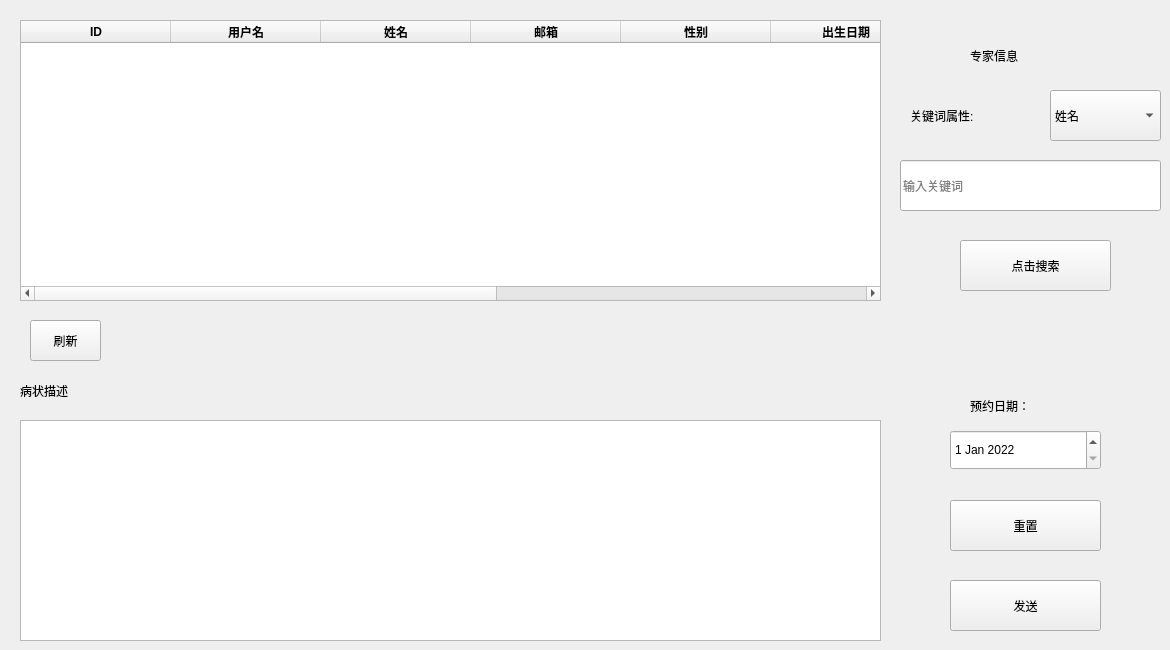
     <widget class="QWidget" name="tab_10">
      <attribute name="title">
       <string>问诊预约</string>
      </attribute>
      <widget class="QPushButton" name="user_apreset">
       <property name="geometry">
        <rect>
         <x>950</x>
         <y>500</y>
         <width>151</width>
         <height>51</height>
        </rect>
       </property>
       <property name="styleSheet">
        <string notr="true">font: 12pt &quot;黑体&quot;;</string>
       </property>
       <property name="text">
        <string>重置</string>
       </property>
      </widget>
      <widget class="QTableWidget" name="user_expertap_table">
       <property name="geometry">
        <rect>
         <x>20</x>
         <y>20</y>
         <width>861</width>
         <height>281</height>
        </rect>
       </property>
       <property name="styleSheet">
        <string notr="true">font: 10pt &quot;微软雅黑&quot;;</string>
       </property>
       <attribute name="horizontalHeaderDefaultSectionSize">
        <number>150</number>
       </attribute>
       <column>
        <property name="text">
         <string>ID</string>
        </property>
        <property name="font">
         <font>
          <weight>75</weight>
          <bold>true</bold>
         </font>
        </property>
       </column>
       <column>
        <property name="text">
         <string>用户名</string>
        </property>
        <property name="font">
         <font>
          <weight>75</weight>
          <bold>true</bold>
         </font>
        </property>
       </column>
       <column>
        <property name="text">
         <string>姓名</string>
        </property>
        <property name="font">
         <font>
          <weight>75</weight>
          <bold>true</bold>
         </font>
        </property>
       </column>
       <column>
        <property name="text">
         <string>邮箱</string>
        </property>
        <property name="font">
         <font>
          <weight>75</weight>
          <bold>true</bold>
         </font>
        </property>
       </column>
       <column>
        <property name="text">
         <string>性别</string>
        </property>
        <property name="font">
         <font>
          <weight>75</weight>
          <bold>true</bold>
         </font>
        </property>
       </column>
       <column>
        <property name="text">
         <string>出生日期</string>
        </property>
        <property name="font">
         <font>
          <weight>75</weight>
          <bold>true</bold>
         </font>
        </property>
       </column>
       <column>
        <property name="text">
         <string>单位</string>
        </property>
        <property name="font">
         <font>
          <weight>75</weight>
          <bold>true</bold>
         </font>
        </property>
       </column>
       <column>
        <property name="text">
         <string>科室</string>
        </property>
        <property name="font">
         <font>
          <weight>75</weight>
          <bold>true</bold>
         </font>
        </property>
       </column>
       <column>
        <property name="text">
         <string>评分</string>
        </property>
        <property name="font">
         <font>
          <weight>75</weight>
          <bold>true</bold>
         </font>
        </property>
       </column>
      </widget>
      <widget class="QLabel" name="label_34">
       <property name="geometry">
        <rect>
         <x>910</x>
         <y>90</y>
         <width>131</width>
         <height>51</height>
        </rect>
       </property>
       <property name="styleSheet">
        <string notr="true">font: 13pt &quot;黑体&quot;;</string>
       </property>
       <property name="text">
        <string>关键词属性:</string>
       </property>
      </widget>
      <widget class="QPushButton" name="user_searchexpertap">
       <property name="geometry">
        <rect>
         <x>960</x>
         <y>240</y>
         <width>151</width>
         <height>51</height>
        </rect>
       </property>
       <property name="styleSheet">
        <string notr="true">font: 12pt &quot;黑体&quot;;</string>
       </property>
       <property name="text">
        <string>点击搜索</string>
       </property>
      </widget>
      <widget class="QPushButton" name="user_apsend">
       <property name="geometry">
        <rect>
         <x>950</x>
         <y>580</y>
         <width>151</width>
         <height>51</height>
        </rect>
       </property>
       <property name="styleSheet">
        <string notr="true">font: 12pt &quot;黑体&quot;;</string>
       </property>
       <property name="text">
        <string>发送</string>
       </property>
      </widget>
      <widget class="QTextEdit" name="user_ap">
       <property name="geometry">
        <rect>
         <x>20</x>
         <y>420</y>
         <width>861</width>
         <height>221</height>
        </rect>
       </property>
       <property name="styleSheet">
        <string notr="true">font: 12pt &quot;微软雅黑&quot;;</string>
       </property>
       <property name="html">
        <string>&lt;!DOCTYPE HTML PUBLIC &quot;-//W3C//DTD HTML 4.0//EN&quot; &quot;http://www.w3.org/TR/REC-html40/strict.dtd&quot;&gt;
&lt;html&gt;&lt;head&gt;&lt;meta name=&quot;qrichtext&quot; content=&quot;1&quot; /&gt;&lt;style type=&quot;text/css&quot;&gt;
p, li { white-space: pre-wrap; }
&lt;/style&gt;&lt;/head&gt;&lt;body style=&quot; font-family:'微软雅黑'; font-size:12pt; font-weight:400; font-style:normal;&quot;&gt;
&lt;p style=&quot;-qt-paragraph-type:empty; margin-top:0px; margin-bottom:0px; margin-left:0px; margin-right:0px; -qt-block-indent:0; text-indent:0px;&quot;&gt;&lt;br /&gt;&lt;/p&gt;&lt;/body&gt;&lt;/html&gt;</string>
       </property>
      </widget>
      <widget class="QLineEdit" name="user_keywordap">
       <property name="geometry">
        <rect>
         <x>900</x>
         <y>160</y>
         <width>261</width>
         <height>51</height>
        </rect>
       </property>
       <property name="styleSheet">
        <string notr="true">font: 11pt &quot;黑体&quot;;</string>
       </property>
       <property name="echoMode">
        <enum>QLineEdit::Normal</enum>
       </property>
       <property name="placeholderText">
        <string>输入关键词</string>
       </property>
      </widget>
      <widget class="QComboBox" name="user_choosekeywordap">
       <property name="geometry">
        <rect>
         <x>1050</x>
         <y>90</y>
         <width>111</width>
         <height>51</height>
        </rect>
       </property>
       <property name="styleSheet">
        <string notr="true">font: 11pt &quot;黑体&quot;;</string>
       </property>
       <item>
        <property name="text">
         <string>姓名</string>
        </property>
       </item>
       <item>
        <property name="text">
         <string>单位</string>
        </property>
       </item>
       <item>
        <property name="text">
         <string>科室</string>
        </property>
       </item>
      </widget>
      <widget class="QLabel" name="label_35">
       <property name="geometry">
        <rect>
         <x>970</x>
         <y>30</y>
         <width>111</width>
         <height>51</height>
        </rect>
       </property>
       <property name="styleSheet">
        <string notr="true">font: 15pt &quot;黑体&quot;;</string>
       </property>
       <property name="text">
        <string>专家信息</string>
       </property>
      </widget>
      <widget class="QLabel" name="label_37">
       <property name="geometry">
        <rect>
         <x>20</x>
         <y>370</y>
         <width>111</width>
         <height>41</height>
        </rect>
       </property>
       <property name="styleSheet">
        <string notr="true">font: 13pt &quot;黑体&quot;;</string>
       </property>
       <property name="text">
        <string>病状描述</string>
       </property>
      </widget>
      <widget class="QLabel" name="label_67">
       <property name="geometry">
        <rect>
         <x>970</x>
         <y>390</y>
         <width>111</width>
         <height>31</height>
        </rect>
       </property>
       <property name="styleSheet">
        <string notr="true">font: 13pt &quot;黑体&quot;;</string>
       </property>
       <property name="text">
        <string>预约日期：</string>
       </property>
      </widget>
      <widget class="QDateEdit" name="user_apdate">
       <property name="geometry">
        <rect>
         <x>950</x>
         <y>430</y>
         <width>151</width>
         <height>40</height>
        </rect>
       </property>
       <property name="styleSheet">
        <string notr="true">font: 11pt &quot;黑体&quot;;</string>
       </property>
       <property name="dateTime">
        <datetime>
         <hour>0</hour>
         <minute>0</minute>
         <second>0</second>
         <year>2022</year>
         <month>1</month>
         <day>1</day>
        </datetime>
       </property>
      </widget>
      <widget class="QPushButton" name="user_expertflushap">
       <property name="geometry">
        <rect>
         <x>30</x>
         <y>320</y>
         <width>71</width>
         <height>41</height>
        </rect>
       </property>
       <property name="styleSheet">
        <string notr="true">font: 10pt &quot;黑体&quot;;</string>
       </property>
       <property name="text">
        <string>刷新</string>
       </property>
      </widget>
     </widget>
